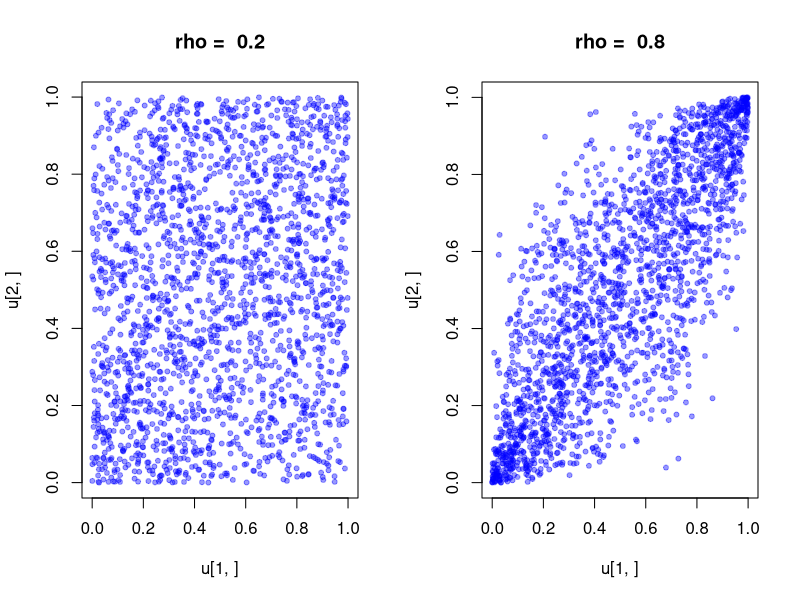
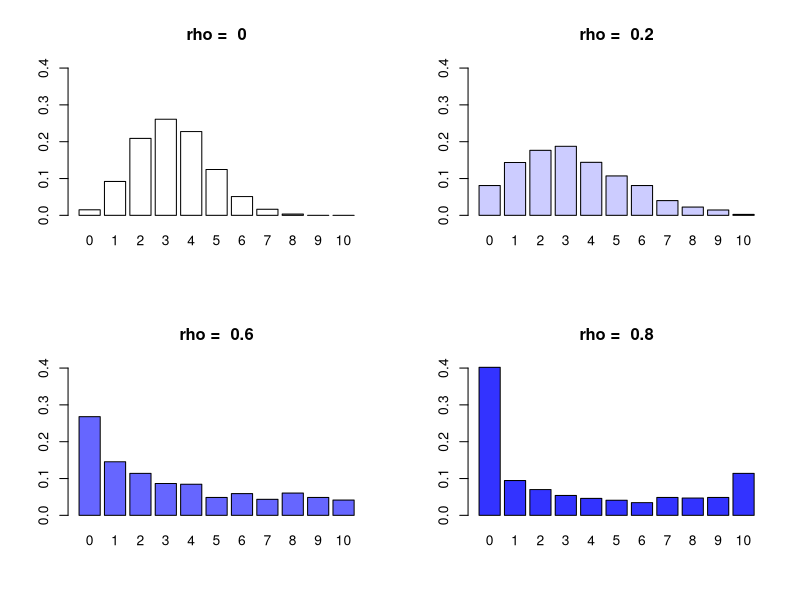
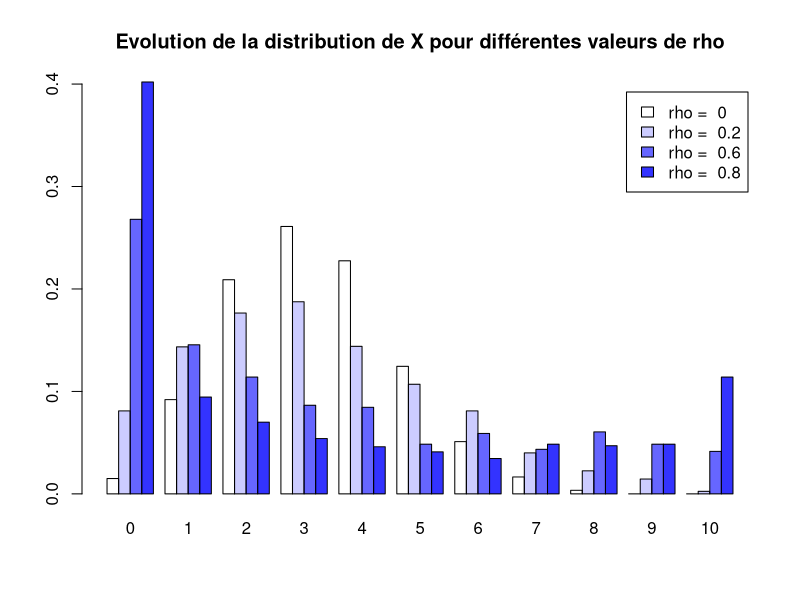
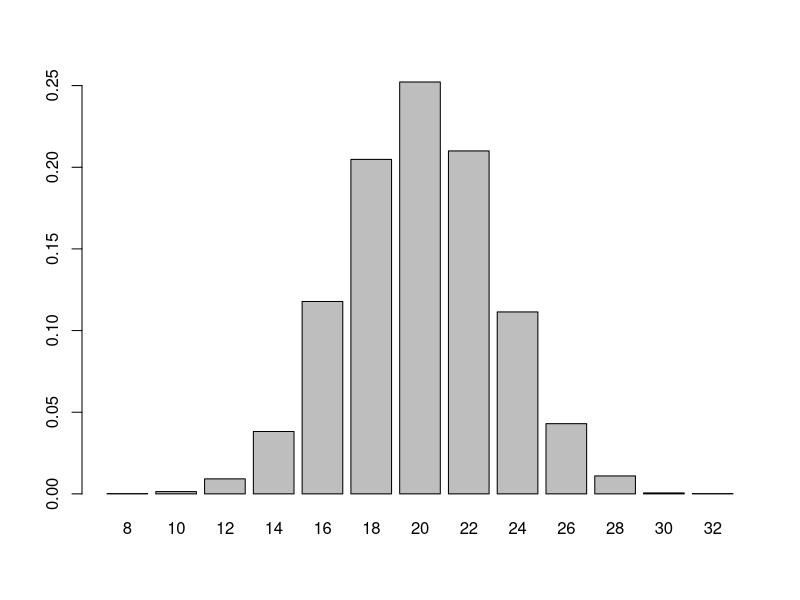
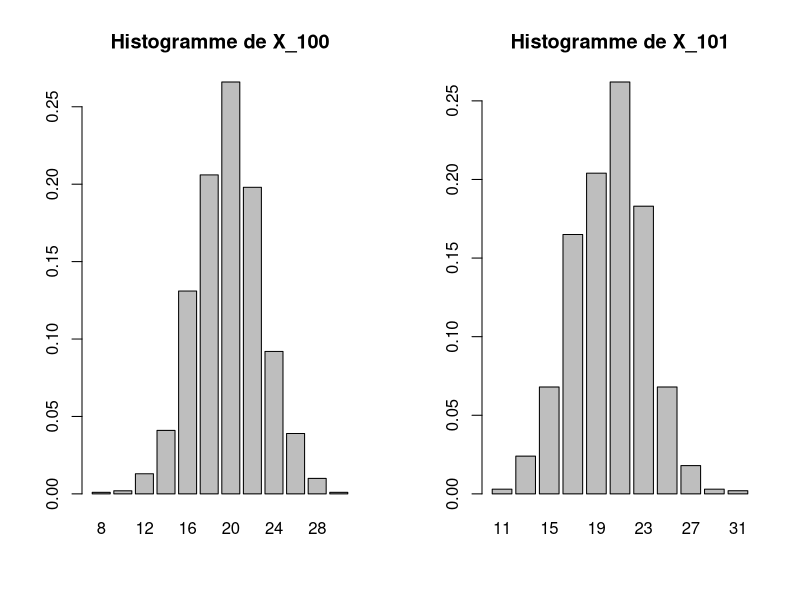
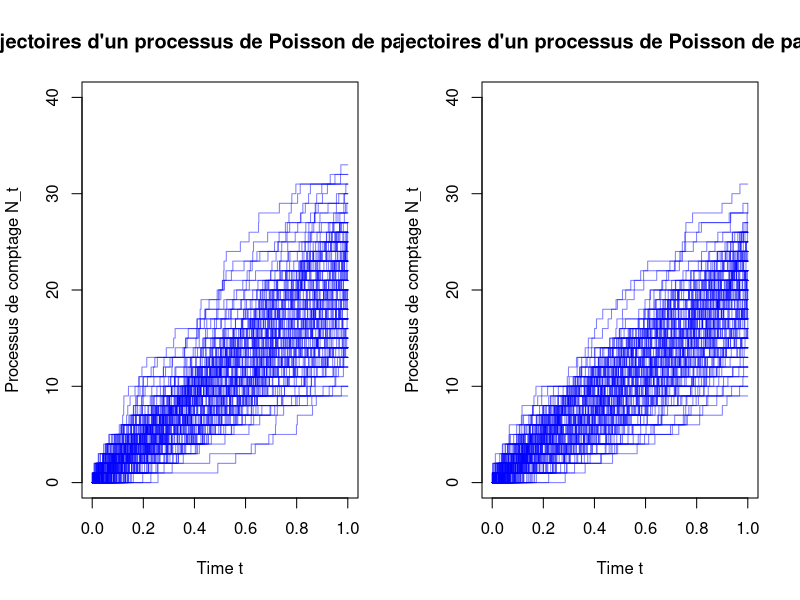

These charts were generated, in order, by the following R code:
cop_gauss <- function(n, rho) {
    copule <- list(n = n, rho = rho)
    copule$rand <- function() {
        g <- sqrt(rho) * rnorm(1) + sqrt(1-rho) * rnorm(n)
        u <- pnorm(g)
        return(u)
    }     
    return(copule)
}
cop <- cop_gauss(n=2, rho = 0.)
cop$rand()    # exemple d'une réalisation du vecteur (U_1, U_2)

par(mfrow=c(1,2))
col <- rgb(0, 0, 1, alpha = 0.4)
for(rho in c(0.2, 0.8)) {
    cop <- cop_gauss(n = 2, rho = rho)
    u <- replicate(2000, cop$rand())
    plot(u[1,], u[2,], pch = 20, col = col, main = paste("rho = ", as.character(rho)))
}


randX <- function(lambda, copule) {
    u <- copule$rand()
    tau <- qexp(u, rate = lambda)            
    return(sum(tau <= 1))   #lindicatrice
}

lambda <- c(0.4)
list_rho <- c(0, 0.2, 0.6, 0.8) 
result <- matrix(nrow = 2000, ncol = 4)      # on stocke 2000 réalisations de X pour 4 valeurs de rho 
colnames(result) <- list_rho                 # on donne des noms aux colonnes pour faciliter l'accès
for (rho in list_rho) {
    cop <- cop_gauss(n = 10, rho = rho)
    x <- replicate(nrow(result), randX(lambda, cop))
    result[,as.character(rho)] <- x
}

#valeur des moyennes empiriques
apply(result, 2, mean)
print(paste("valeur théorique:", cop$n*(1-exp(-lambda))))


tables <- apply(result, 2, function(x) table(factor(x, 0:10)) / length(x)) #apply
# fonction factor(x, 0:10) x à valeurs dans 0,1,...,10. 

    
#premier graphe
par(mfrow=c(2,2))
for (i in 1:ncol(tables)) {
    barplot(tables[,i], col = rgb(0,0,1,list_rho[i]), ylim = c(0,0.4), main = paste("rho = ", list_rho[i]))
}

# second graphe
par(mfrow=c(1,1))
barplot(t(tables), col = rgb(0,0,1,list_rho), beside = TRUE, legend = paste("rho = ", list_rho), 
        main = "Evolution de la distribution de X pour différentes valeurs de rho")


Ehrenfest_dynamique <- function(state) {
    i <- sample(state$I, size = 1)
    if (i %in% state$A) { 
        state$A <- setdiff(state$A, i)
        state$B <- c(state$B, i)
    } else {
        state$B <- setdiff(state$B, i)
        state$A <- c(state$A, i)
    }
    return(state)
}

# on simule 1 realisation de la chaine de Markov
Ehrenfest_realisation <- function(state, n) {
    for (k in 1:n) {
        state <- Ehrenfest_dynamique(state)
    }
    return(length(state$A))  #on renvoie X_n
}

init_state <- list(I = 1:40, A = 1:10, B = 11:40)
x <- replicate(5000, Ehrenfest_realisation(init_state, 100))
barplot(table(x) / length(x))

x_0 <- 10
Ehrenfest_transition <- function(x_n) {
    if (x_n == 0) return(1)
    if (x_n == d) return(d-1)                   
    delta <- sample(c(-1, +1), 1, prob = c(x_n/d, (d-x_n)/d))
    return(x_n + delta) #x_n+1
}

Ehrenfest_realisation <- function(x, n) {
    for (k in 1:n) {
        x <- Ehrenfest_transition(x)
    }
    return(x)
}

par(mfrow=c(1,2))
d <- 40
x <- replicate(1000, Ehrenfest_realisation(x_0, 100))    #pair 
barplot(table(x) / length(x), main="Histogramme de X_100")
x <- replicate(1000, Ehrenfest_realisation(x_0, 101))    #impair 
barplot(table(x) / length(x), main="Histogramme de X_101")



Npaths <- 200
lambda <- 20
T <- 1
plot(NULL, xlim=c(0,T), ylim=c(0,2*lambda), xlab="Time t", ylab="Processus de comptage N_t",
     main = paste(Npaths, "trajectoires d'un processus de Poisson de paramètre", lambda))

# boucle for et d'une boucle while
for (k in 1:Npaths) {
    T_n <- 0
    path <- 0
    while (T_n < T) {
        T_n <- T_n + rexp(1, lambda)
        if (T_n < T) path <- c(path, T_n)
    }
    N_T <- length(path)-1
    N <- 0:N_T

    # on ajoute le point (T, N_T)    
    path <- c(path, T)
    N <- c(N, N_T)
    
    lines(path, N, type="s", col=rgb(0,0,1,alpha=0.5))
}


Npaths <- 200
lambda <- 20
T <- 1
plot(NULL, xlim=c(0,T), ylim=c(0,2*lambda), xlab="Time t", ylab="Processus de comptage N_t",
     main = paste(Npaths, "trajectoires d'un processus de Poisson de paramètre", lambda))

for (k in 1:Npaths) {
    N_T <- rpois(1, lambda*T)
    T_n <- runif(N_T, min = 0, max = T)
    T_n <- c(0, sort(T_n), T)
    lines(T_n, c(0:N_T, N_T), type="s", col=rgb(0,0,1,alpha=0.5))
}

#code plus court 




